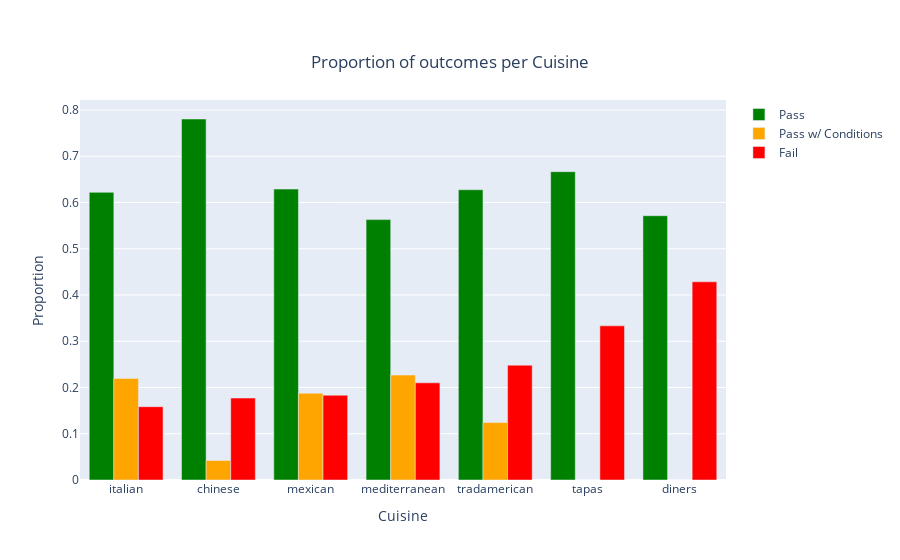

Source (notebook cell):
### Markdown cell above
Now we can plot the outcomes in terms of the cuisine.

### Code cell
plot_corr_with_results_plotly('Cuisine', 'cuisine.html', yelp_cuisines)
plot_corr_with_results('Cuisine', yelp_cuisines)

### Figure 1 — Plotly figure (JSON) as saved in the notebook; plotly's stock layout.template omitted (floating-point values rounded to 4 significant figures)
{"data": [{"marker": {"color": "green"}, "name": "Pass", "type": "bar", "x": ["italian", "chinese", "mexican", "mediterranean", "tradamerican", "tapas", "diners"], "y": [0.622, 0.7806, 0.6291, 0.563, 0.6276, 0.6667, 0.5714]}, {"marker": {"color": "orange"}, "name": "Pass w/ Conditions", "type": "bar", "x": ["italian", "chinese", "mexican", "mediterranean", "tradamerican", "tapas", "diners"], "y": [0.2195, 0.04219, 0.1877, 0.2269, 0.1241, 0, 0]}, {"marker": {"color": "red"}, "name": "Fail", "type": "bar", "x": ["italian", "chinese", "mexican", "mediterranean", "tradamerican", "tapas", "diners"], "y": [0.1585, 0.1772, 0.1833, 0.2101, 0.2483, 0.3333, 0.4286]}], "layout": {"barmode": "group", "title": {"text": "Proportion of outcomes per Cuisine", "x": 0.5, "xanchor": "center", "y": 0.9, "yanchor": "top"}, "xaxis": {"title": {"text": "Cuisine"}}, "yaxis": {"title": {"text": "Proportion"}}}}
